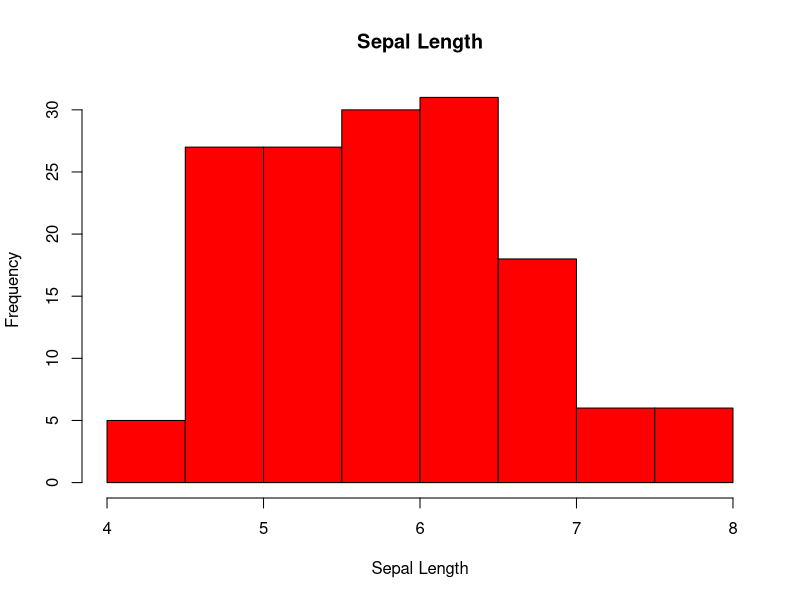
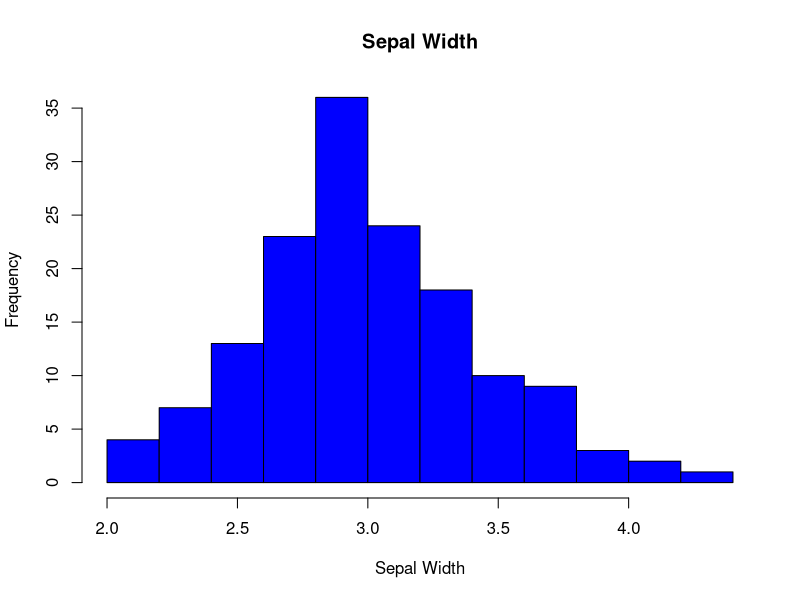
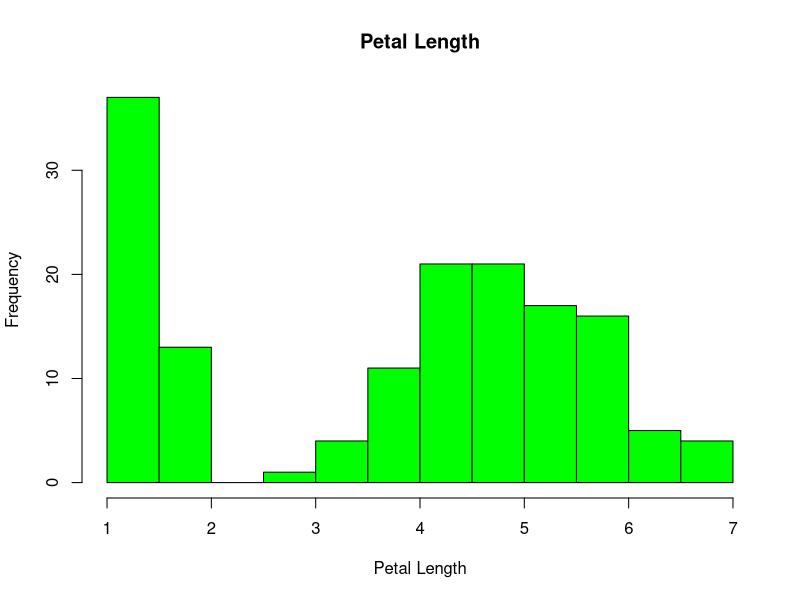
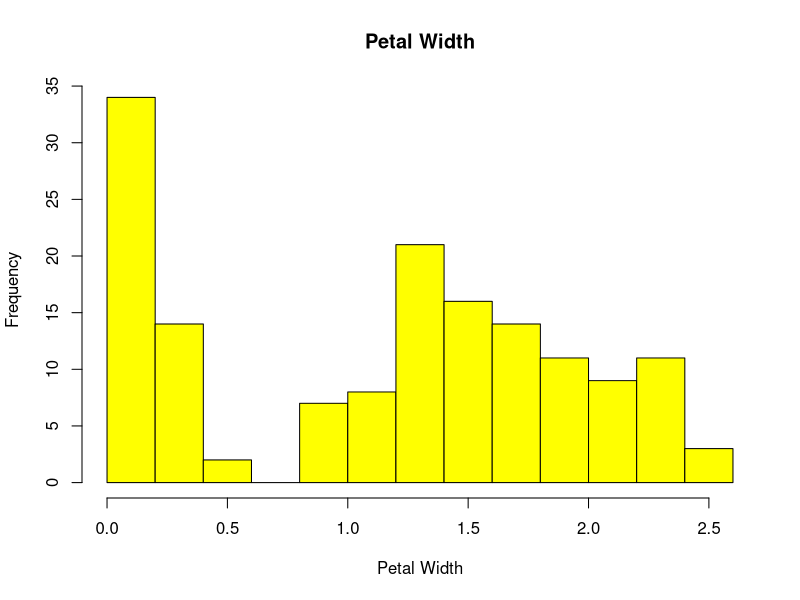
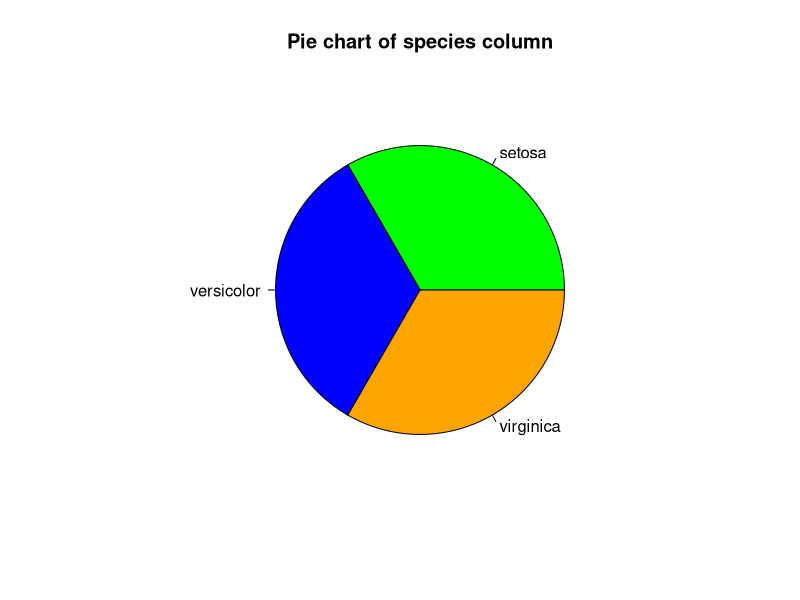
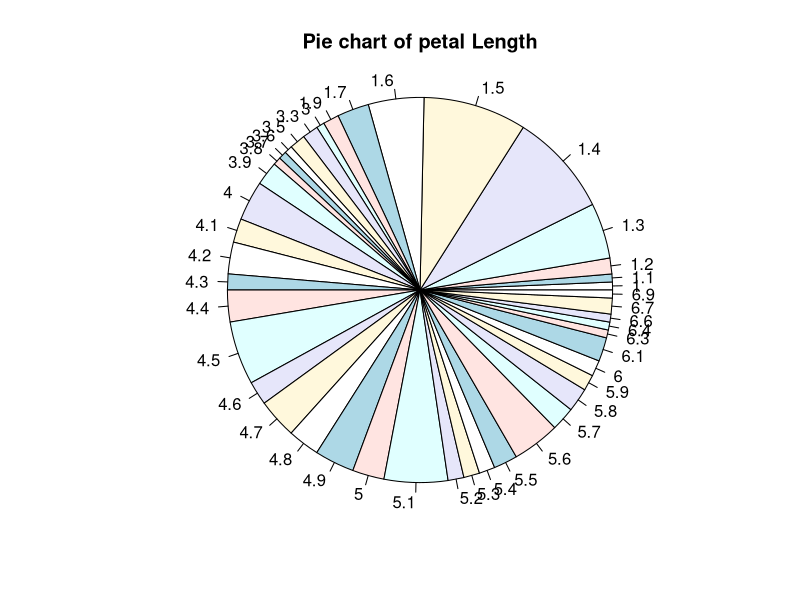
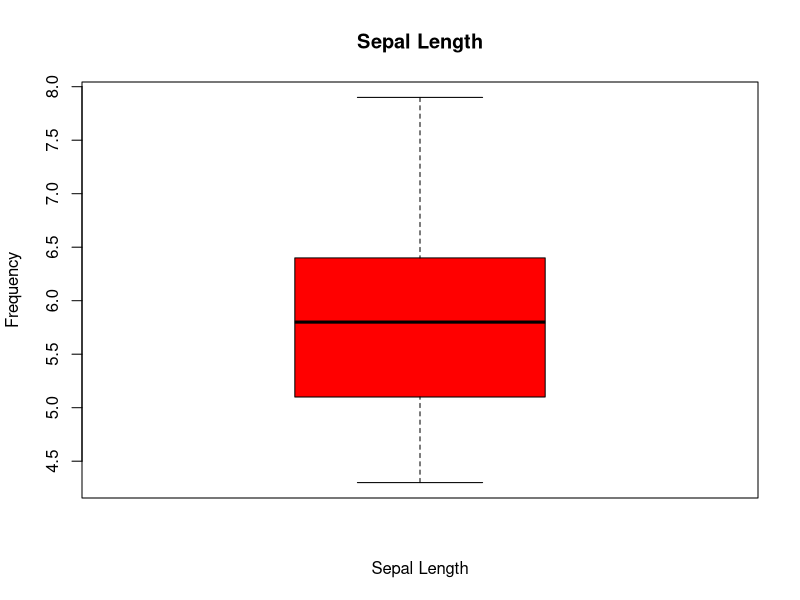
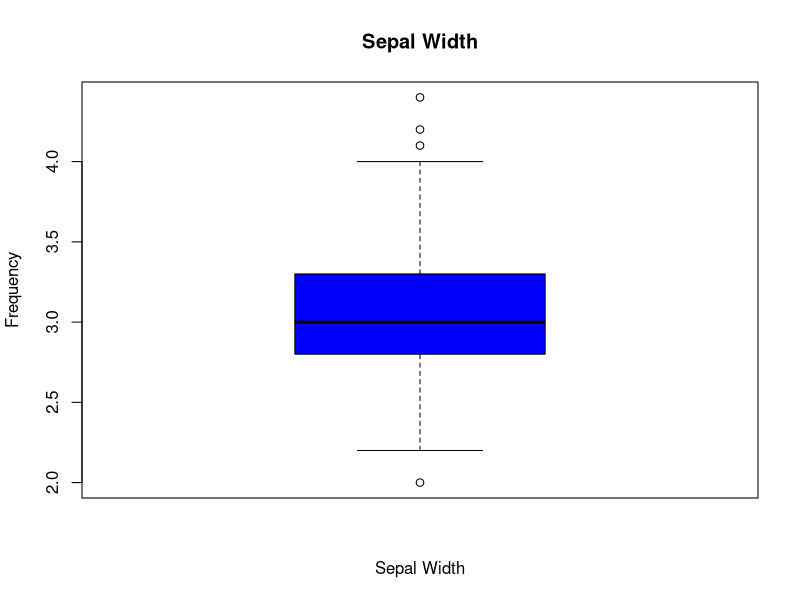

The R source for these figures, in order:
# Statiscial analysis of the iris dataset
#required packages

install.packages('corrplot')
install.packages('reshape2')

# Import the data set
data(iris)
df <- iris
# View the data set
View(df)
# First 10 rows of the data set
head(df, 10)

# Statistical summary of the data set
summary(df)
# Check the missing values
is.na(df)

# Checking the missing values in each column
colSums(is.na(df))

# View the number of rows and columns
dim(df)

# Print all columns names
names(df)

# Check all columns data types
str(df)
# Check the data types of each column
sapply(df, class)
# Check the number of unique values in each column
sapply(df, function(x) length(unique(x)))

# Check the values in species column
unique(df$Species)

# Check the number of values in species column
table(df$Species)


# two digram and chart
# Histogram
hist(df$Sepal.Length, col = "red", main = "Sepal Length", xlab = "Sepal Length", ylab = "Frequency")
hist(df$Sepal.Width, col = "blue", main = "Sepal Width", xlab = "Sepal Width", ylab = "Frequency")
hist(df$Petal.Length, col = "green", main = "Petal Length", xlab = "Petal Length", ylab = "Frequency")
hist(df$Petal.Width, col = "yellow", main = "Petal Width", xlab = "Petal Width", ylab = "Frequency")


# Now i will describe the data set and variables with using pie chart
#cheak the species data overview and 

pie(table(df$Species), main = 'Pie chart of species column',
    col = c('green', 'blue','orange'), radius = 0.75)

pie(table(df$Petal.Length), main = 'Pie chart of petal Length', radius = 1)

# Boxplot
boxplot(df$Sepal.Length, col = "red", main = "Sepal Length", xlab = "Sepal Length", ylab = "Frequency")
boxplot(df$Sepal.Width, col = "blue", main = "Sepal Width", xlab = "Sepal Width", ylab = "Frequency") 
boxplot(df$Petal.Length, col = "green", main = "Petal Length", xlab = "Petal Length", ylab = "Frequency")
boxplot(df$Petal.Width, col = "yellow", main = "Petal Width", xlab = "Petal Width", ylab = "Frequency")


# Checking the relationship with all variables
plot(df, main = "Checking The relationship with variables",pch=20, col =c('purple','blue'))
pairs(df)

pairs(df[1:4], 
      main = "Relations between variables in iris data", 
      pch = 21, 
      bg = c("pink", "green3", "blue2")[unclass(iris$Species)], 
      lower.panel=NULL, 
      labels = c("Sepal Length","Sepal Width","Petal Length","Petal Width"), 
      font.labels = 2, 
      cex.labels = 2)

# Now we will check the correlation between the variables
# Correlation is positive when the values of two variables increase together
# Correlation is negative when the values of two variables decrease together

# Pearson Correlations
cor(df[1:4], method = "pearson")

# Correlation matrix with heatmap
library(reshape2)
library(corrplot)
library(ggplot2)
library(RColorBrewer)
melted <- melt(cor(df[,1:4]))

ggplot(melted, aes(Var1, Var2, fill = value)) + 
  geom_tile() + 
  scale_fill_gradient2(low = "blue2", mid = "white", high = "green", midpoint = 0, 
                       limit = c(-1,1), space = "Lab", name="Pearson Correlation") + 
  theme_minimal() + 
  theme(axis.text.x = element_text(angle = 45, hjust = 1)) + 
  coord_fixed()

# Now i will check the covariance between the variables
# Covariance is positive when the values of two variables increase together
# Covariance is negative when the values of two variables decrease together

# Covariance
cov(df[1:4])

# Now we check the coefficient of variation between 
# variables
# Sepal.Length
sd(df$Sepal.Length)/mean(df$Sepal.Length)
# Sepal.Width
sd(df$Sepal.Width)/mean(df$Sepal.Width)
# Petal.Length
sd(df$Petal.Length)/mean(df$Petal.Length)
# Petal.Width
sd(df$Petal.Width)/mean(df$Petal.Width)

# Now i checking the coefficient of determination
# Coefficient of determination is a statistical measure of how well the regression line approximates 
# the real data points
# Coefficient of determination is always between 0 and 1
# Coefficient of determination is 0 when the regression line is the same as the mean of the data
# Coefficient of determination is 1 when the regression line is the same as the data points

# Coefficient of determination
cor(df[1:4])^2


# Now we will check the least squares regression line
# between variables
# Sepal.Length and Petal.Length
lm(df$Sepal.Length~df$Petal.Length)
# Sepal.Length and Petal.Width
lm(df$Sepal.Length~df$Petal.Width)
# Sepal.Width and Petal.Length
lm(df$Sepal.Width~df$Petal.Length)
# Sepal.Width and Petal.Width
lm(df$Sepal.Width~df$Petal.Width)
# Petal.Length and Petal.Width
lm(df$Petal.Length~df$Petal.Width)
# Petal.Length and Species
lm(df$Petal.Length~df$Species)
# Petal.Width and Species
lm(df$Petal.Width~df$Species)



# Now we will check the linear regression line
# between variables
# Petal.Length and Petal.Width

p <- lm(Petal.Width ~ Petal.Length, data=iris)

plot(iris$Petal.Length, iris$Petal.Width, 
     pch = 21,  cex=1.5,
     xlab = "Petal Length",
     ylab = "Petal Width",
     main = "Positive linear relationship between petal length and width",
     bg = c("firebrick1", "green3", "royalblue2")[unclass(iris$Species)]) 

abline(p, col="black")


# positive linear relationship between
# Sepal.Length and Petal.Length

p <- lm(Petal.Length ~ Sepal.Length, data=iris)
plot(iris$Sepal.Length, iris$Petal.Length, 
     pch = 21,  cex=1.5,
     xlab = "Sepal Length",
     ylab = "Petal Length",
     main = "positive linear relationship between sepal length and petal length",
     bg = c("firebrick1", "green3", "royalblue2")[unclass(iris$Species)])

abline(p, col="black")

# negative linear relationship between 
# Sepal.Length and Sepal.Width

p <- lm(Sepal.Width ~ Sepal.Length, data=iris) 
plot(iris$Sepal.Length, iris$Sepal.Width, 
     pch = 21,  cex=1.5,
     xlab = "Sepal Length",
     ylab = "Sepal Width",
     main = "Negative linear relationship between sepal length and width",
     bg = c("firebrick1", "green3", "royalblue2")[unclass(iris$Species)])

abline(p, col="black")


#z score of sepal length
SL_mean <- mean(df$Sepal.Length)
SL_mean

SL_std<- sd(df$Sepal.Length)
SL_std

SL_z_score <- (df$Sepal.Length - SL_mean)/SL_std
SL_z_score

#plot of z scores sepal length
plot(SL_z_score,xlab ='Sepal.length', type = 'o', col ='blue')

#z score of sepal Width

SW_mean <- mean(df$Sepal.Width)
SW_mean

SW_std <- sd(df$Sepal.Width)
SW_std

SW_z_score <- (df$Sepal.Width - SW_mean)/SW_std
SW_z_score

#plot of sepal Width  z scores
plot(SW_z_score,xlab ='Sepal.Width', type = 'o', col ='red')

#z score of petal length
PL_mean <- mean(df$Petal.Length)
PL_mean

PL_std <- sd(df$Petal.Length)
PL_std

PL_z_score <- (df$Petal.Length -PL_mean)/PL_std
PL_z_score

#plot of petal length z score
plot(PL_z_score,xlab = 'Petal Length', type = 'o', col='Pink')

#Petal width z scores
PW_mean <-mean(df$Petal.Width)
PW_mean

PW_std <- sd(df$Petal.Width)
PW_std

PW_z_scores <-(df$Petal.Width - PW_mean)/PW_std
PW_z_scores

plot(PW_z_scores,xlab = 'Petal Width', type='o', col = 'Purple')


#find z score 
iris_df <- df[,1:4]
head(iris_df)
#use scale function for standardize variable of dataframe
iris_z_score <- scale(iris_df)
iris_z_score




